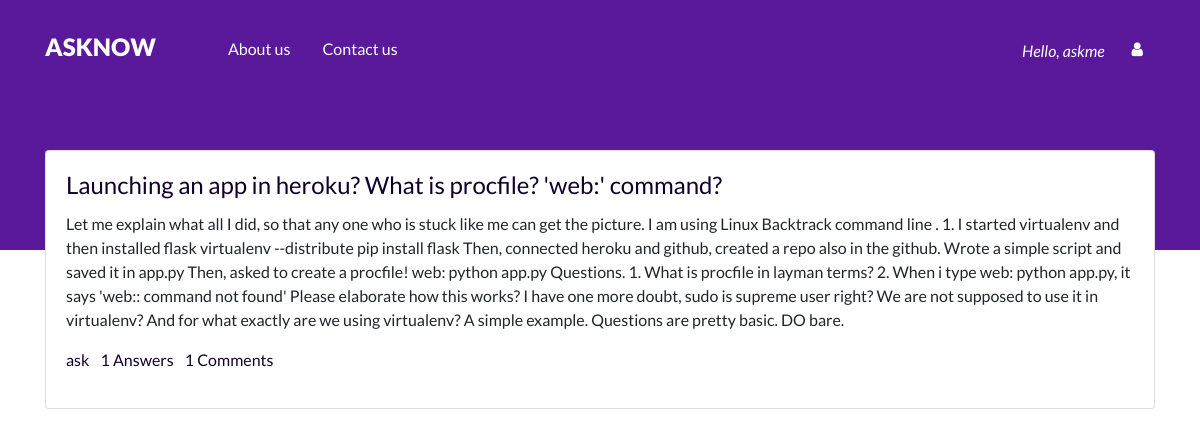
The app's page /tag/python (signed in) with its own data.
### Qpost/models.py (models this page shows, shortened)
class Question(models.Model):
    user = models.ForeignKey(User, on_delete=models.CASCADE)
    title = models.CharField(max_length=300)
    detail = models.TextField()
    tags = models.TextField(default='')
    add_time = models.DateTimeField(auto_now_add=True)

### Qpost/views.py (the view)
# urls.py: path('tag/<str:tag>', views.tag, name='tag'),
@login_required
def tag(request, tag):
    quests = Question.objects.annotate(total_comments=Count(
        'answer__comment')).filter(tags__icontains=tag).order_by('-id')
    paginator = Paginator(quests, 10)
    page_num = request.GET.get('page', 1)
    quests = paginator.page(page_num)
    return render(request, 'tag.html', {'quests': quests, 'tag': tag})

### templates/tag.html (shortened to what this page needs)
{% extends 'base.html' %}
{% load static %}
{% load humanize %}
{% block content %}
    <div class="container py-5">
        {% for quest in quests %}
        <div class="card mb-3">
            <div class="card-body">
                <h4 class="card-title"><a href="/detail/{{quest.id}}">{{quest.title}}</a></h4>
                <p class="card-text">{{quest.detail}}</p>
                <p>
                    <a href="#" class="mr-2">{{quest.user.username}}</a>
                    <a href="#" class="mr-2">{{quest.answer_set.count}} Answers</a>
                    <a href="#" class="mr-2">{{quest.total_comments}} Comments</a>
                </p>
            </div>
        </div>
        {% endfor %}
    </div>
{% endblock %}

### templates/components/nav.html (shortened to what this page needs)
{% load static %}
<nav class="navbar navbar-expand-lg py-4">
    <div class="container">
        <a href="{% url 'home' %}"><h1 class="navbar-brand text-white text-uppercase" >AskNow</h1></a>
        <div class="collapse navbar-collapse" id="navbarNav">
            {% if request.user.is_authenticated %}
            <ul class="navbar-nav text-sm-center pl-lg-5 font-weight-normal">
                <li class="nav-item">
                    <a class="nav-link" href="#">About us</a>
                </li>
                <li class="nav-item">
                    <a class="nav-link" href="#">Contact us </a>
                </li>
            </ul>
            {% endif %}
            <div class="row ml-lg-auto justify-content-center">
                {% if not request.user.is_authenticated %}
                <a class="bttn btn btn-default" href='{% url "register" %}'>Register</a>
                <a class="bttn btn btn-default ml-1" href='{% url "login" %}'>Login</a>
                {% else %}
                <span class="text-white nav-item font-italic my-2">Hello, {{request.user}}</span>
                <div class="col-auto">
                    <a class="bttn btn btn-default" href="#" role="button" aria-pressed="false"
                        data-toggle="dropdown"><i class="fa fa-user" aria-hidden="true">
                        </i></a>
                </div>
                {% endif %}
            </div>
        </div>
    </div>
</nav>

### static/css/style.css (style rules this page uses)
body { padding: 0; margin: 0; background: #fff; font-family: "Lato", sans-serif; }
.navbar-brand { font-size: 24px; font-weight: 900; }
.nav-link, .navbar-brand { color: #fff; cursor: pointer; }
.nav-link { margin-right: 1em !important; margin-bottom: 5px; }
.bttn { font-weight: bold; color: #fff; border: 0px solid; }
.card-body a { color : #10002b; text-decoration: none }

### records on screen
Question: title "Launching an app in heroku? What is procfile? 'web:' command?", detail "Let me explain what all I did, so that any one who is stuck like me can get the picture. I am using Linux Backtrack command line . 1. I started virtualenv and then installed flask virtualenv --distribute pip install flask Then, connected heroku and github, created a repo also in the github. Wrote a simple script and saved it in app.py Then, asked to create a procfile! web: python app.py Questions. 1. What is procfile in layman terms? 2. When i type web: python app.py, it says 'web:: command not found' Please elaborate how this works? I have one more doubt, sudo is supreme user right? We are not supposed to use it in virtualenv? And for what exactly are we using virtualenv? A simple example.…", user.username "ask", answer_set.count "1", total_comments "1"

### other values on screen
{{ request.user }} "askme"
